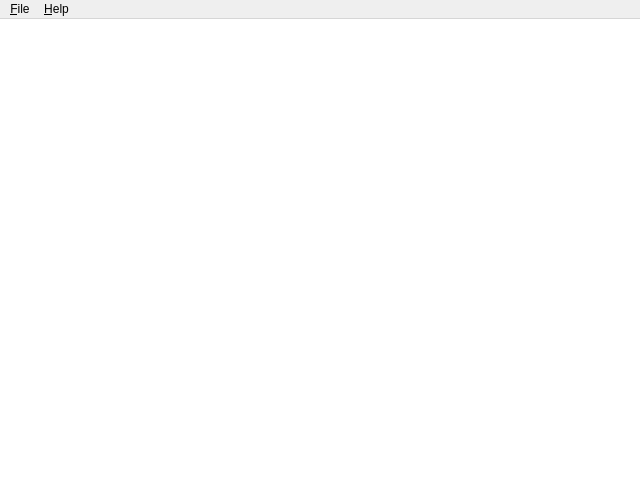
<?xml version="1.0" encoding="UTF-8"?>
<ui version="4.0">
 <class>MainWindow</class>
 <widget class="QMainWindow" name="MainWindow">
  <property name="geometry">
   <rect>
    <x>0</x>
    <y>0</y>
    <width>640</width>
    <height>480</height>
   </rect>
  </property>
  <property name="windowTitle">
   <string>Smart Sweepers</string>
  </property>
  <widget class="QWidget" name="centralwidget">
   <layout class="QGridLayout" name="gridLayout">
    <property name="margin">
     <number>0</number>
    </property>
    <item row="0" column="0">
     <widget class="QGraphicsView" name="graphicsView">
      <property name="frameShape">
       <enum>QFrame::NoFrame</enum>
      </property>
      <property name="interactive">
       <bool>false</bool>
      </property>
      <property name="renderHints">
       <set>QPainter::Antialiasing|QPainter::TextAntialiasing</set>
      </property>
     </widget>
    </item>
   </layout>
  </widget>
  <widget class="QMenuBar" name="menubar">
   <property name="geometry">
    <rect>
     <x>0</x>
     <y>0</y>
     <width>640</width>
     <height>22</height>
    </rect>
   </property>
   <widget class="QMenu" name="menuFile">
    <property name="title">
     <string>&amp;File</string>
    </property>
    <addaction name="actionStart"/>
    <addaction name="actionStop"/>
    <addaction name="actionPause"/>
    <addaction name="separator"/>
    <addaction name="actionStatistics"/>
    <addaction name="actionPreferences"/>
    <addaction name="separator"/>
    <addaction name="actionQuit"/>
   </widget>
   <widget class="QMenu" name="menuHelp">
    <property name="title">
     <string>&amp;Help</string>
    </property>
    <addaction name="actionAboutQt"/>
   </widget>
   <addaction name="menuFile"/>
   <addaction name="menuHelp"/>
  </widget>
  <action name="actionAboutQt">
   <property name="text">
    <string>About Qt</string>
   </property>
  </action>
  <action name="actionQuit">
   <property name="icon">
    <iconset theme="application-exit">
     <normaloff/>
    </iconset>
   </property>
   <property name="text">
    <string>&amp;Quit</string>
   </property>
   <property name="shortcut">
    <string>Ctrl+Q</string>
   </property>
  </action>
  <action name="actionPreferences">
   <property name="text">
    <string>&amp;Preferences...</string>
   </property>
   <property name="shortcut">
    <string>Ctrl+P</string>
   </property>
  </action>
  <action name="actionStart">
   <property name="icon">
    <iconset theme="media-playback-start">
     <normaloff/>
    </iconset>
   </property>
   <property name="text">
    <string>&amp;Start</string>
   </property>
   <property name="shortcut">
    <string>Ctrl+S</string>
   </property>
  </action>
  <action name="actionStop">
   <property name="icon">
    <iconset theme="media-playback-stop">
     <normaloff/>
    </iconset>
   </property>
   <property name="text">
    <string>&amp;Stop</string>
   </property>
   <property name="shortcut">
    <string>Ctrl+S</string>
   </property>
  </action>
  <action name="actionPause">
   <property name="checkable">
    <bool>true</bool>
   </property>
   <property name="icon">
    <iconset theme="media-playback-pause">
     <normaloff/>
    </iconset>
   </property>
   <property name="text">
    <string>P&amp;ause</string>
   </property>
   <property name="shortcut">
    <string>Space</string>
   </property>
  </action>
  <action name="actionStatistics">
   <property name="text">
    <string>S&amp;tatistics...</string>
   </property>
   <property name="shortcut">
    <string>F12</string>
   </property>
  </action>
 </widget>
 <resources/>
 <connections>
  <connection>
   <sender>actionQuit</sender>
   <signal>triggered()</signal>
   <receiver>MainWindow</receiver>
   <slot>close()</slot>
   <hints>
    <hint type="sourcelabel">
     <x>-1</x>
     <y>-1</y>
    </hint>
    <hint type="destinationlabel">
     <x>319</x>
     <y>239</y>
    </hint>
   </hints>
  </connection>
 </connections>
</ui>
